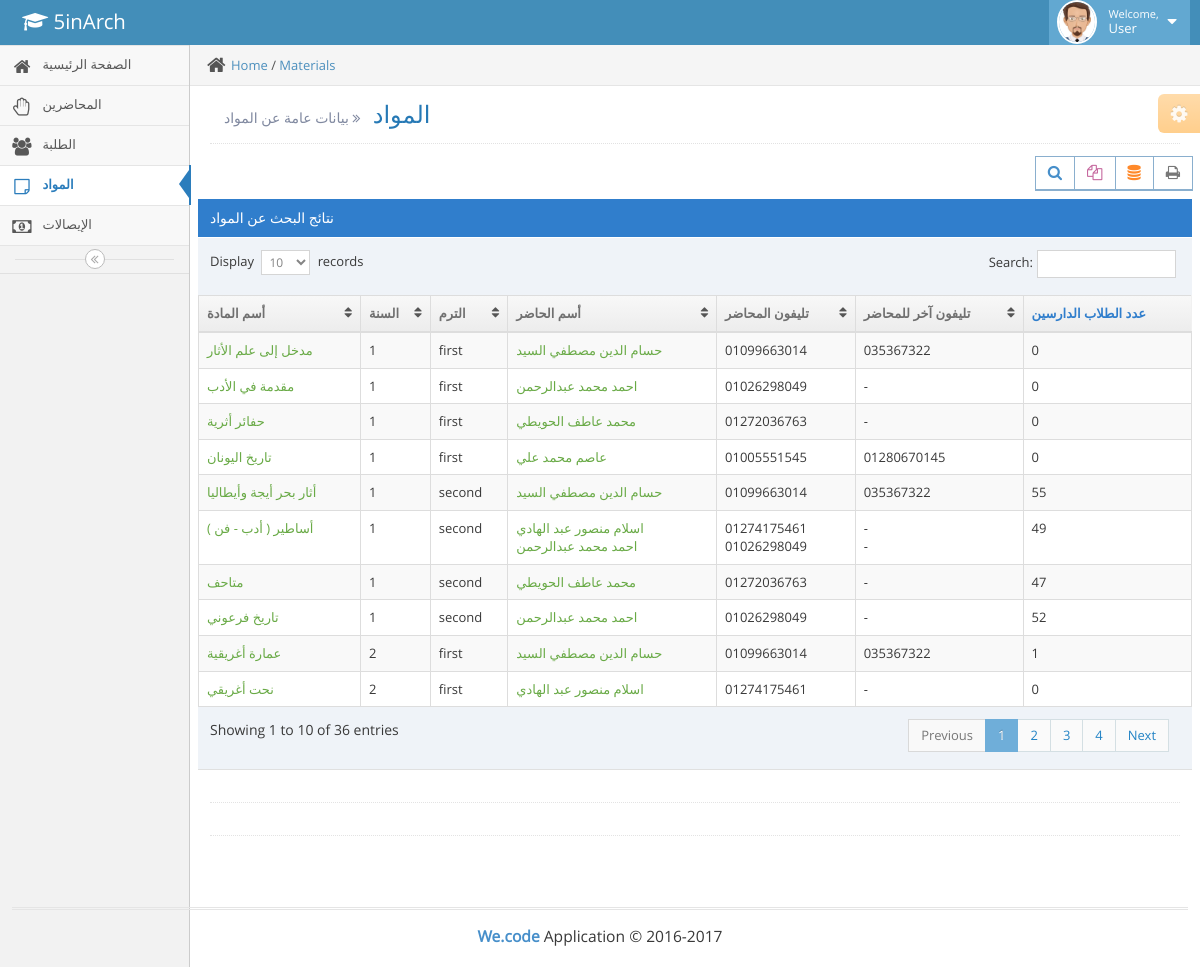
Page /materials.php on the committed database.
### tables this page shows
CREATE TABLE IF NOT EXISTS `material` (
  `matid` int(4) NOT NULL AUTO_INCREMENT,
  `matname` varchar(45) NOT NULL,
  `matyear` varchar(15) NOT NULL,
  `matterm` varchar(15) NOT NULL,
  PRIMARY KEY (`matid`)
);

### materials.php (the view, shortened to what this page needs)
<!DOCTYPE html>
<html lang="en">
	<head>
		<link rel="stylesheet" href="assets/css/bootstrap.min.css" />
		<link rel="stylesheet" href="assets/font-awesome/4.5.0/css/font-awesome.min.css" />
		<link rel="stylesheet" href="assets/css/ace.min.css" class="ace-main-stylesheet" id="main-ace-style" />
		<link rel="stylesheet" href="assets/css/ace-skins.min.css" />
		<link rel="stylesheet" href="assets/css/ace-rtl.min.css" />
	</head>
	<body class="no-skin">
		<div id="navbar" class="navbar navbar-default          ace-save-state">
			<div class="navbar-container ace-save-state" id="navbar-container">
				<div class="navbar-header pull-left">
					<a href="index.php" class="navbar-brand">
						<small>
							<i class="fa fa-graduation-cap"></i>
							5inArch
						</small>
					</a>
				</div>
				<div class="navbar-buttons navbar-header pull-right" role="navigation">
					<ul class="nav ace-nav">
						<li class="light-blue dropdown-modal">
							<a data-toggle="dropdown" href="#" class="dropdown-toggle">
								<img class="nav-user-photo" src="assets/images/avatars/user.jpg" alt="Admin's Photo" />
								<span class="user-info">
									<small>Welcome,</small>
									<?php
										if (isset($_SESSION['authenticate']))
											{
												$authenticate=$_SESSION['authenticate'];
												$username=$_SESSION['username'];
												if($authenticate = "true"):
													echo "Administrator";
												endif;
											}
										else
											{echo "User";};
										?>
								</span>
								<i class="ace-icon fa fa-caret-down"></i>
							</a>
						</li>
					</ul>
				</div>
			</div>
		</div>
		<div class="main-container ace-save-state" id="main-container">
			<div id="sidebar" class="sidebar                  responsive                    ace-save-state">
				<ul class="nav nav-list">
					<li>
						<a href="index.php">
							<i class="menu-icon fa fa-home"></i>
							<span class="menu-text"> الصفحة الرئيسية </span>
						</a>
					</li>
					<li>
						<a href="professors.php">
							<i class="menu-icon fa fa-hand-paper-o"></i>
							<span class="menu-text">المحاضرين </span>
						</a>
					</li>
					<li>
						<a href="students.php">
							<i class="menu-icon fa fa-users"></i>
							<span class="menu-text">الطلبة </span>
						</a>
					</li>
					<li class="active">
						<a href="materials.php">
							<i class="menu-icon fa fa-sticky-note-o"></i>
							<span class="menu-text">المواد </span>
						</a>
					</li>
					<li>
						<a href="receipts.php">
							<i class="menu-icon fa fa-money"></i>
							<span class="menu-text">الإيصالات </span>
						</a>
					</li>
					<?php
						require 'assets/redi/sqlcon.php';
									?>
				</ul>
				<div class="sidebar-toggle sidebar-collapse" id="sidebar-collapse">
					<i id="sidebar-toggle-icon" class="ace-icon fa fa-angle-double-left ace-save-state" data-icon1="ace-icon fa fa-angle-double-left" data-icon2="ace-icon fa fa-angle-double-right"></i>
				</div>
			</div>
			<div class="main-content">
				<div class="main-content-inner">
					<div class="breadcrumbs ace-save-state" id="breadcrumbs">
						<ul class="breadcrumb">
							<li>
								<i class="ace-icon fa fa-home home-icon"></i>
								<a href="index.php">Home</a> /
								<a href="Materials.php">Materials</a>
							</li>
						</ul>
					</div>
					<div class="page-content">
						<div class="ace-settings-container" id="ace-settings-container">
							<div class="btn btn-app btn-xs btn-warning ace-settings-btn" id="ace-settings-btn">
								<i class="ace-icon fa fa-cog bigger-130"></i>
							</div>
						</div>
						<div class="page-header">
							<h1>
								 المواد
								<small>
									<i class="ace-icon fa fa-angle-double-right"></i>
									بيانات عامة عن المواد
								</small>
							</h1>
						</div>
						<div class="row">
							<div class="col-xs-12">
								<div class="row">
									<div class="row">
									<div class="col-xs-12">
										<div class="clearfix">
											<div class="pull-right tableTools-container"></div>
										</div>
										<div class="table-header">
											نتائج البحث عن المواد
										</div>
										<div>
											<table id="dynamic-table" class="table table-striped table-bordered table-hover">
												<thead>
													<tr>
														<th>أسم المادة</th>
														<th>السنة</th>
														<th>الترم</th>
														<th>أسم الحاضر</th>
														<th>تليفون المحاضر</th>
														<th>تليفون آخر للمحاضر</th>
														<th>عدد الطلاب الدارسين</th>
													</tr>
												</thead>
												<tbody>
													<?php
														$result4 = mysqli_query($sqlcon, "SELECT * FROM `material`");
														while($row4 = mysqli_fetch_assoc($result4))
															{
													?>
													<tr>
														<td><a class="green" href="matprofile.php?profileid=<?php echo $row4['matid'] ?>"><?php echo $row4['matname'] ?></a></td>
														<td><?php echo $row4['matyear'] ?></td>
														<td><?php echo $row4['matterm'] ?></td>
														<td><?php
															$result=mysqli_query($sqlcon, "SELECT * FROM `prmatall` where `matid`=$row4[matid]");
															while($prmatinfores = mysqli_fetch_assoc($result))
																						{
																					if (!empty($prmatinfores)) {
															?>
															<a class="green" href="prprofile.php?profileid=<?php echo $prmatinfores['prid'] ?>"><?php echo $prmatinfores['prname'] .'<br>'?></a>
															<?php }};?>
														</td>
														<td>
															<?php
																$result=mysqli_query($sqlcon, "SELECT * FROM `prmatall` where `matid`=$row4[matid]");
																while($prmatinfores = mysqli_fetch_assoc($result))
																						{
																						echo $prmatinfores['prmob']  .'<br>';};?>
														</td>
														<td>
															<?php
																$result=mysqli_query($sqlcon, "SELECT * FROM `prmatall` where `matid`=$row4[matid]");
																while($prmatinfores = mysqli_fetch_assoc($result))
																						{
																						echo $prmatinfores['prtel']  .'<br>';};?>
														</td>
														<td><span id="age"><?php
															$studentscount=mysqli_query($sqlcon, "SELECT * FROM `stmatall` where `matid`=$row4[matid]");
															$num_rows = mysqli_num_rows($studentscount);;
															echo $num_rows;
														;?></span></td>
													</tr>
													<?php
												};
											?>
												</tbody>
											</table>
										</div>
									</div>
								</div>
								</div>
								<div class="hr hr32 hr-dotted"></div>
								<div class="hr hr32 hr-dotted"></div>
								</div>
							</div>
						</div>
					</div>
				</div>
			</div>
			<div class="footer">
				<div class="footer-inner">
					<div class="footer-content">
						<span class="bigger-120">
							<span class="blue bolder">We.code</span>
							Application &copy; 2016-2017<? echo $varb;?>
						</span>
					</div>
				</div>
			</div>
	</body>
</html>

### rows in the picture
material: matname "مدخل إلى علم الأثار", matyear "1", matterm "first", prname "حسام الدين مصطفي السيد", prmob "01099663014", prtel "035367322", num_rows "0"
material: matname "مقدمة في الأدب", matyear "1", matterm "first", prname "احمد محمد عبدالرحمن", prmob "01026298049", prtel "-", num_rows "0"
material: matname "حفائر أثرية", matyear "1", matterm "first", prname "محمد عاطف الحويطي", prmob "01272036763", prtel "-", num_rows "0"
material: matname "تاريخ اليونان", matyear "1", matterm "first", prname "عاصم محمد علي", prmob "01005551545", prtel "01280670145", num_rows "0"
material: matname "أثار بحر أيجة وأيطاليا", matyear "1", matterm "second", prname "حسام الدين مصطفي السيد", prmob "01099663014", prtel "035367322", num_rows "55"
material: matname "أساطير ( أدب - فن )", matyear "1", matterm "second", prname "اسلام منصور عبد الهادي", prname "احمد محمد عبدالرحمن", prmob "01274175461", prmob "01026298049", prtel "-", num_rows "49"
material: matname "متاحف", matyear "1", matterm "second", prname "محمد عاطف الحويطي", prmob "01272036763", prtel "-", num_rows "47"
material: matname "تاريخ فرعوني", matyear "1", matterm "second", prname "احمد محمد عبدالرحمن", prmob "01026298049", prtel "-", num_rows "52"
material: matname "عمارة أغريقية", matyear "2", matterm "first", prname "حسام الدين مصطفي السيد", prmob "01099663014", prtel "035367322", num_rows "1"
material: matname "نحت أغريقي", matyear "2", matterm "first", prname "اسلام منصور عبد الهادي", prmob "01274175461", prtel "-", num_rows "0"
